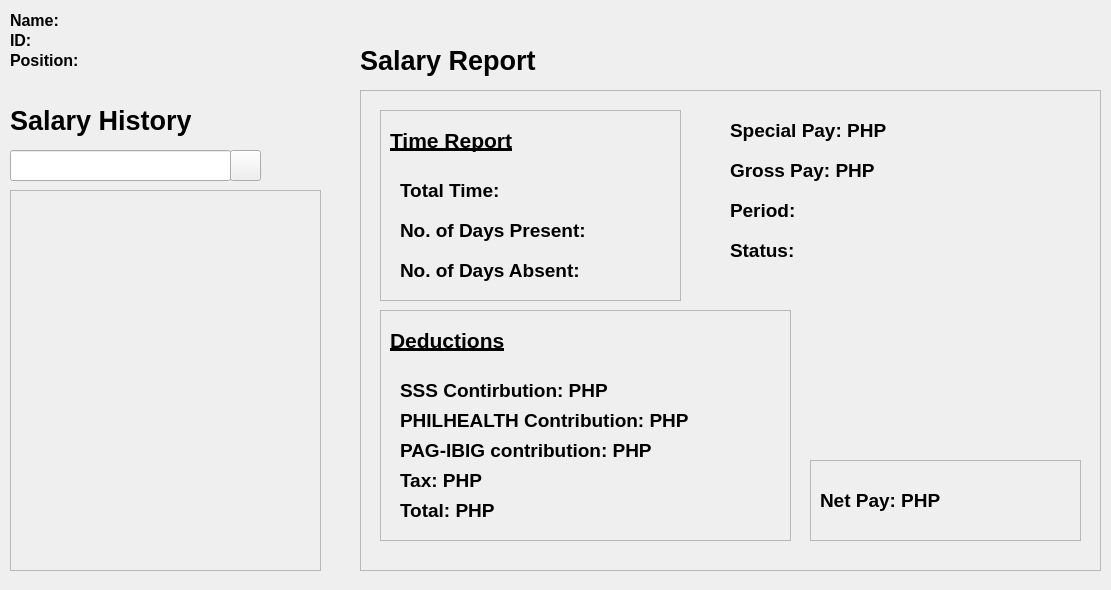
<?xml version="1.0" encoding="UTF-8"?>
<ui version="4.0">
 <class>SalaryWindow</class>
 <widget class="QMainWindow" name="SalaryWindow">
  <property name="geometry">
   <rect>
    <x>0</x>
    <y>0</y>
    <width>1111</width>
    <height>590</height>
   </rect>
  </property>
  <property name="windowTitle">
   <string>Salary Logs</string>
  </property>
  <property name="windowIcon">
   <iconset>
    <normaloff>../icons/favicon.png</normaloff>../icons/favicon.png</iconset>
  </property>
  <widget class="QWidget" name="centralwidget">
   <widget class="QScrollArea" name="scrollArea">
    <property name="geometry">
     <rect>
      <x>10</x>
      <y>190</y>
      <width>311</width>
      <height>381</height>
     </rect>
    </property>
    <property name="widgetResizable">
     <bool>true</bool>
    </property>
    <widget class="QWidget" name="scrollAreaWidgetContents">
     <property name="geometry">
      <rect>
       <x>0</x>
       <y>0</y>
       <width>307</width>
       <height>377</height>
      </rect>
     </property>
    </widget>
   </widget>
   <widget class="QLabel" name="label">
    <property name="geometry">
     <rect>
      <x>10</x>
      <y>100</y>
      <width>181</width>
      <height>41</height>
     </rect>
    </property>
    <property name="font">
     <font>
      <family>Arial</family>
      <pointsize>20</pointsize>
      <weight>75</weight>
      <bold>true</bold>
     </font>
    </property>
    <property name="text">
     <string>Salary History</string>
    </property>
   </widget>
   <widget class="QPushButton" name="btn_search">
    <property name="geometry">
     <rect>
      <x>230</x>
      <y>150</y>
      <width>31</width>
      <height>31</height>
     </rect>
    </property>
    <property name="focusPolicy">
     <enum>Qt::NoFocus</enum>
    </property>
    <property name="text">
     <string/>
    </property>
    <property name="icon">
     <iconset>
      <normaloff>../icons/search (1).png</normaloff>../icons/search (1).png</iconset>
    </property>
    <property name="iconSize">
     <size>
      <width>30</width>
      <height>30</height>
     </size>
    </property>
   </widget>
   <widget class="QLineEdit" name="search_lineEdit">
    <property name="geometry">
     <rect>
      <x>10</x>
      <y>150</y>
      <width>221</width>
      <height>31</height>
     </rect>
    </property>
    <property name="font">
     <font>
      <family>Arial</family>
      <pointsize>12</pointsize>
     </font>
    </property>
    <property name="text">
     <string/>
    </property>
   </widget>
   <widget class="QLabel" name="label_2">
    <property name="geometry">
     <rect>
      <x>1020</x>
      <y>10</y>
      <width>81</width>
      <height>71</height>
     </rect>
    </property>
    <property name="text">
     <string/>
    </property>
    <property name="pixmap">
     <pixmap>../icons/payroll.png</pixmap>
    </property>
    <property name="scaledContents">
     <bool>true</bool>
    </property>
   </widget>
   <widget class="QFrame" name="frame">
    <property name="geometry">
     <rect>
      <x>360</x>
      <y>90</y>
      <width>741</width>
      <height>481</height>
     </rect>
    </property>
    <property name="frameShape">
     <enum>QFrame::StyledPanel</enum>
    </property>
    <property name="frameShadow">
     <enum>QFrame::Raised</enum>
    </property>
    <widget class="QFrame" name="frame_2">
     <property name="geometry">
      <rect>
       <x>20</x>
       <y>20</y>
       <width>301</width>
       <height>191</height>
      </rect>
     </property>
     <property name="frameShape">
      <enum>QFrame::StyledPanel</enum>
     </property>
     <property name="frameShadow">
      <enum>QFrame::Raised</enum>
     </property>
     <widget class="QLabel" name="lbl_days_present">
      <property name="geometry">
       <rect>
        <x>20</x>
        <y>110</y>
        <width>271</width>
        <height>21</height>
       </rect>
      </property>
      <property name="font">
       <font>
        <family>Arial</family>
        <pointsize>14</pointsize>
        <weight>75</weight>
        <bold>true</bold>
       </font>
      </property>
      <property name="text">
       <string>No. of Days Present: </string>
      </property>
     </widget>
     <widget class="QLabel" name="lbl_days_absent">
      <property name="geometry">
       <rect>
        <x>20</x>
        <y>150</y>
        <width>261</width>
        <height>21</height>
       </rect>
      </property>
      <property name="font">
       <font>
        <family>Arial</family>
        <pointsize>14</pointsize>
        <weight>75</weight>
        <bold>true</bold>
       </font>
      </property>
      <property name="text">
       <string>No. of Days Absent: </string>
      </property>
     </widget>
     <widget class="QLabel" name="lbl_total_time">
      <property name="geometry">
       <rect>
        <x>20</x>
        <y>70</y>
        <width>241</width>
        <height>21</height>
       </rect>
      </property>
      <property name="font">
       <font>
        <family>Arial</family>
        <pointsize>14</pointsize>
        <weight>75</weight>
        <bold>true</bold>
       </font>
      </property>
      <property name="text">
       <string>Total Time: </string>
      </property>
     </widget>
     <widget class="QLabel" name="label_4">
      <property name="geometry">
       <rect>
        <x>10</x>
        <y>10</y>
        <width>181</width>
        <height>41</height>
       </rect>
      </property>
      <property name="font">
       <font>
        <family>Arial</family>
        <pointsize>16</pointsize>
        <weight>75</weight>
        <bold>true</bold>
        <underline>true</underline>
       </font>
      </property>
      <property name="text">
       <string>Time Report</string>
      </property>
     </widget>
    </widget>
    <widget class="QFrame" name="frame_3">
     <property name="geometry">
      <rect>
       <x>20</x>
       <y>220</y>
       <width>411</width>
       <height>231</height>
      </rect>
     </property>
     <property name="frameShape">
      <enum>QFrame::StyledPanel</enum>
     </property>
     <property name="frameShadow">
      <enum>QFrame::Raised</enum>
     </property>
     <widget class="QLabel" name="lbl_pagibig">
      <property name="geometry">
       <rect>
        <x>20</x>
        <y>130</y>
        <width>381</width>
        <height>21</height>
       </rect>
      </property>
      <property name="font">
       <font>
        <family>Arial</family>
        <pointsize>14</pointsize>
        <weight>75</weight>
        <bold>true</bold>
       </font>
      </property>
      <property name="text">
       <string>PAG-IBIG contribution: PHP </string>
      </property>
     </widget>
     <widget class="QLabel" name="lbl_philhealth">
      <property name="geometry">
       <rect>
        <x>20</x>
        <y>100</y>
        <width>381</width>
        <height>21</height>
       </rect>
      </property>
      <property name="font">
       <font>
        <family>Arial</family>
        <pointsize>14</pointsize>
        <weight>75</weight>
        <bold>true</bold>
       </font>
      </property>
      <property name="text">
       <string>PHILHEALTH Contribution: PHP </string>
      </property>
     </widget>
     <widget class="QLabel" name="lbl_sss">
      <property name="geometry">
       <rect>
        <x>20</x>
        <y>70</y>
        <width>381</width>
        <height>21</height>
       </rect>
      </property>
      <property name="font">
       <font>
        <family>Arial</family>
        <pointsize>14</pointsize>
        <weight>75</weight>
        <bold>true</bold>
       </font>
      </property>
      <property name="text">
       <string>SSS Contirbution: PHP </string>
      </property>
     </widget>
     <widget class="QLabel" name="label_5">
      <property name="geometry">
       <rect>
        <x>10</x>
        <y>10</y>
        <width>181</width>
        <height>41</height>
       </rect>
      </property>
      <property name="font">
       <font>
        <family>Arial</family>
        <pointsize>16</pointsize>
        <weight>75</weight>
        <bold>true</bold>
        <underline>true</underline>
       </font>
      </property>
      <property name="text">
       <string>Deductions</string>
      </property>
     </widget>
     <widget class="QLabel" name="lbl_tax">
      <property name="geometry">
       <rect>
        <x>20</x>
        <y>160</y>
        <width>331</width>
        <height>21</height>
       </rect>
      </property>
      <property name="font">
       <font>
        <family>Arial</family>
        <pointsize>14</pointsize>
        <weight>75</weight>
        <bold>true</bold>
       </font>
      </property>
      <property name="text">
       <string>Tax: PHP </string>
      </property>
     </widget>
     <widget class="QLabel" name="lbl_total_deductions">
      <property name="geometry">
       <rect>
        <x>20</x>
        <y>190</y>
        <width>351</width>
        <height>21</height>
       </rect>
      </property>
      <property name="font">
       <font>
        <family>Arial</family>
        <pointsize>14</pointsize>
        <weight>75</weight>
        <bold>true</bold>
       </font>
      </property>
      <property name="text">
       <string>Total: PHP </string>
      </property>
     </widget>
    </widget>
    <widget class="QLabel" name="lbl_special_pay">
     <property name="geometry">
      <rect>
       <x>370</x>
       <y>30</y>
       <width>361</width>
       <height>21</height>
      </rect>
     </property>
     <property name="font">
      <font>
       <family>Arial</family>
       <pointsize>14</pointsize>
       <weight>75</weight>
       <bold>true</bold>
      </font>
     </property>
     <property name="text">
      <string>Special Pay: PHP </string>
     </property>
    </widget>
    <widget class="QLabel" name="lbl_gross_pay">
     <property name="geometry">
      <rect>
       <x>370</x>
       <y>70</y>
       <width>361</width>
       <height>21</height>
      </rect>
     </property>
     <property name="font">
      <font>
       <family>Arial</family>
       <pointsize>14</pointsize>
       <weight>75</weight>
       <bold>true</bold>
      </font>
     </property>
     <property name="text">
      <string>Gross Pay: PHP </string>
     </property>
    </widget>
    <widget class="QLabel" name="lbl_period">
     <property name="geometry">
      <rect>
       <x>370</x>
       <y>110</y>
       <width>361</width>
       <height>21</height>
      </rect>
     </property>
     <property name="font">
      <font>
       <family>Arial</family>
       <pointsize>14</pointsize>
       <weight>75</weight>
       <bold>true</bold>
      </font>
     </property>
     <property name="text">
      <string>Period: </string>
     </property>
    </widget>
    <widget class="QLabel" name="lbl_status">
     <property name="geometry">
      <rect>
       <x>370</x>
       <y>150</y>
       <width>361</width>
       <height>21</height>
      </rect>
     </property>
     <property name="font">
      <font>
       <family>Arial</family>
       <pointsize>14</pointsize>
       <weight>75</weight>
       <bold>true</bold>
      </font>
     </property>
     <property name="text">
      <string>Status: </string>
     </property>
    </widget>
    <widget class="QFrame" name="netpay_frame">
     <property name="geometry">
      <rect>
       <x>450</x>
       <y>370</y>
       <width>271</width>
       <height>81</height>
      </rect>
     </property>
     <property name="frameShape">
      <enum>QFrame::StyledPanel</enum>
     </property>
     <property name="frameShadow">
      <enum>QFrame::Raised</enum>
     </property>
     <widget class="QLabel" name="lbl_net_pay">
      <property name="geometry">
       <rect>
        <x>10</x>
        <y>30</y>
        <width>251</width>
        <height>21</height>
       </rect>
      </property>
      <property name="font">
       <font>
        <family>Arial</family>
        <pointsize>14</pointsize>
        <weight>75</weight>
        <bold>true</bold>
       </font>
      </property>
      <property name="text">
       <string>Net Pay: PHP </string>
      </property>
     </widget>
    </widget>
   </widget>
   <widget class="QLabel" name="label_3">
    <property name="geometry">
     <rect>
      <x>360</x>
      <y>40</y>
      <width>181</width>
      <height>41</height>
     </rect>
    </property>
    <property name="font">
     <font>
      <family>Arial</family>
      <pointsize>20</pointsize>
      <weight>75</weight>
      <bold>true</bold>
     </font>
    </property>
    <property name="text">
     <string>Salary Report</string>
    </property>
   </widget>
   <widget class="QLabel" name="lbl_name">
    <property name="geometry">
     <rect>
      <x>10</x>
      <y>10</y>
      <width>421</width>
      <height>21</height>
     </rect>
    </property>
    <property name="font">
     <font>
      <family>Arial</family>
      <pointsize>12</pointsize>
      <weight>75</weight>
      <bold>true</bold>
     </font>
    </property>
    <property name="text">
     <string>Name: </string>
    </property>
   </widget>
   <widget class="QLabel" name="lbl_id">
    <property name="geometry">
     <rect>
      <x>10</x>
      <y>30</y>
      <width>251</width>
      <height>21</height>
     </rect>
    </property>
    <property name="font">
     <font>
      <family>Arial</family>
      <pointsize>12</pointsize>
      <weight>75</weight>
      <bold>true</bold>
     </font>
    </property>
    <property name="text">
     <string>ID: </string>
    </property>
   </widget>
   <widget class="QLabel" name="lbl_position">
    <property name="geometry">
     <rect>
      <x>10</x>
      <y>50</y>
      <width>251</width>
      <height>21</height>
     </rect>
    </property>
    <property name="font">
     <font>
      <family>Arial</family>
      <pointsize>12</pointsize>
      <weight>75</weight>
      <bold>true</bold>
     </font>
    </property>
    <property name="text">
     <string>Position: </string>
    </property>
   </widget>
  </widget>
 </widget>
 <resources/>
 <connections/>
</ui>
